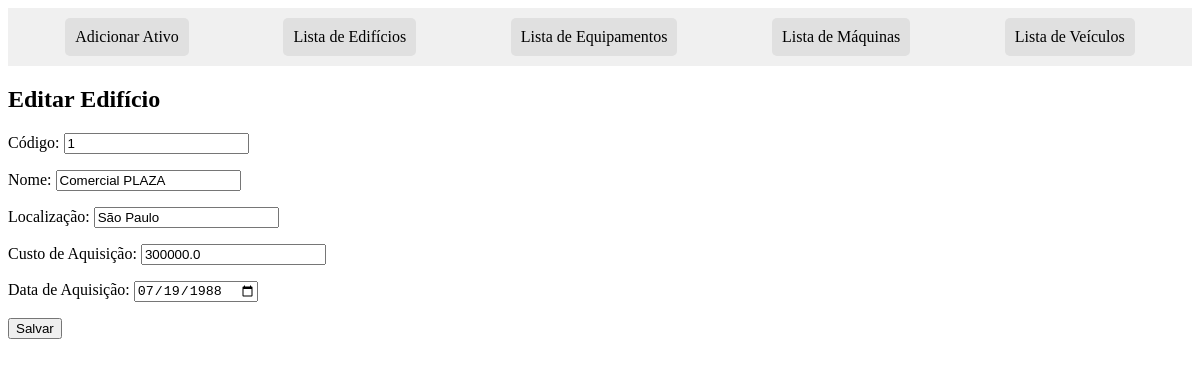
/edificio/update/3/, run on the app's committed database.
### meu_app/models.py (models this page shows, shortened)
class Ativo(models.Model):
    codigo = models.IntegerField(default=0)
    nome = models.CharField(max_length=100)
    tipo = models.CharField(max_length=100)
    loc = models.CharField(max_length=100, default="Não especificado")
    custo_aquisicao = models.FloatField()
    depreciacao_anual = models.FloatField()  # Será definido nas subclasses
    expectativa_vida_util = models.IntegerField()  # Será definido nas subclasses
    data_aquisicao = models.DateField()
    class Meta:
        abstract = True

class Edificio(Ativo):
    depreciacao_anual = models.FloatField(default=4.0)
    expectativa_vida_util = models.IntegerField(default=25)

### meu_app/views.py (the view)
# urls.py: path('edificio/update/<int:pk>/', EdificioUpdateView.as_view(), name='edificio-update'),
class EdificioUpdateView(UpdateView):
    model = Edificio
    form_class = EdificioForm
    template_name = 'EdificioUpdateView.html'
    success_url = reverse_lazy('edificio-list')

### meu_app/forms.py
class EdificioForm(AtivoFormBase):
    class Meta(AtivoFormBase.Meta):
        model = Edificio

### meu_app/templates/EdificioUpdateView.html (shortened to what this page needs)
{% extends "Template_base.html" %}
{% block content %}
  <h2>Editar Edifício</h2>
  <form method="post">
    {{ form.as_p }}
    <button type="submit">Salvar</button>
  </form>
{% endblock %}

### data on the page
Edificio: codigo "1", nome "Comercial PLAZA", loc "São Paulo", custo_aquisicao "300000.0", data_aquisicao "07/19/1988"
